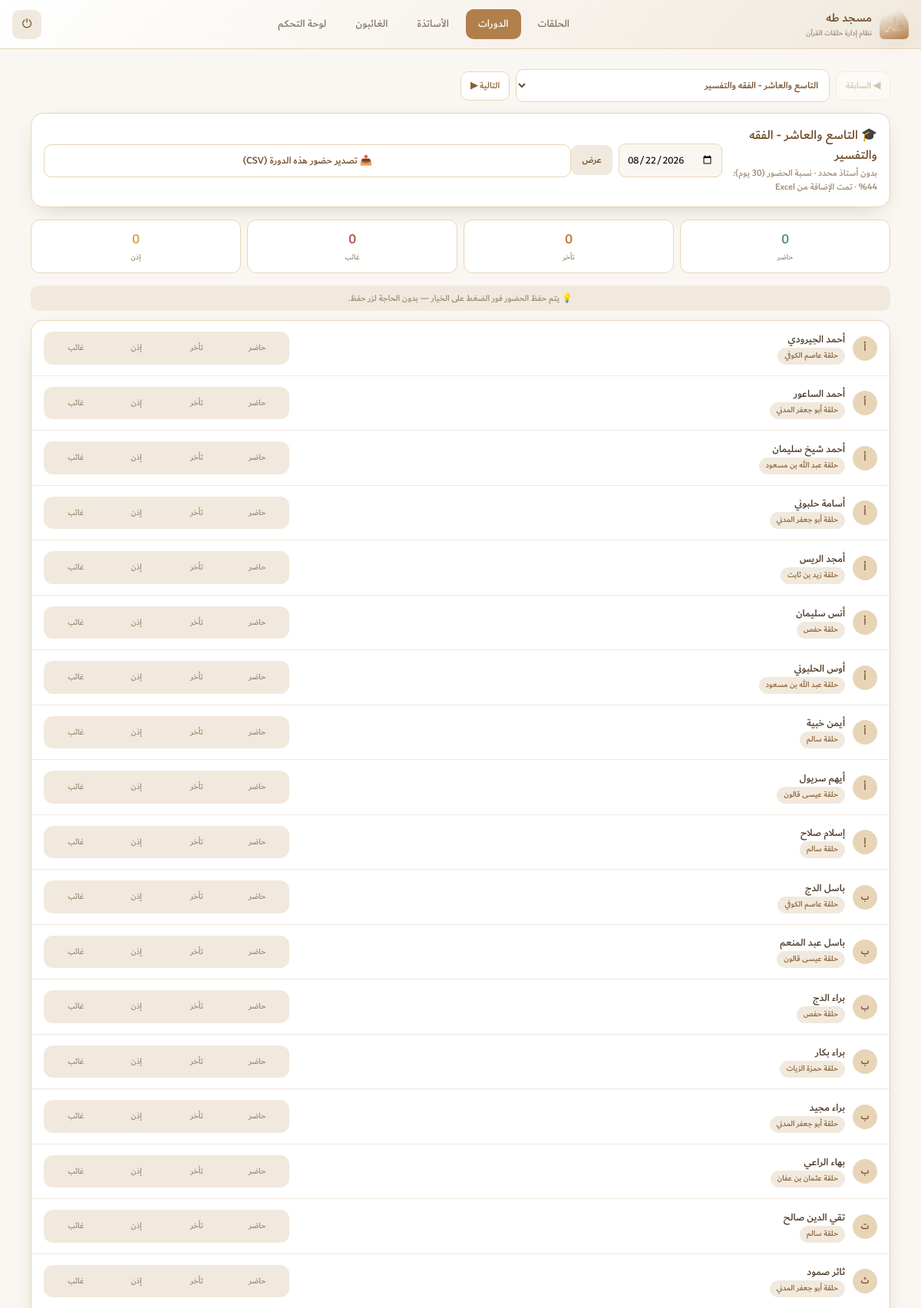
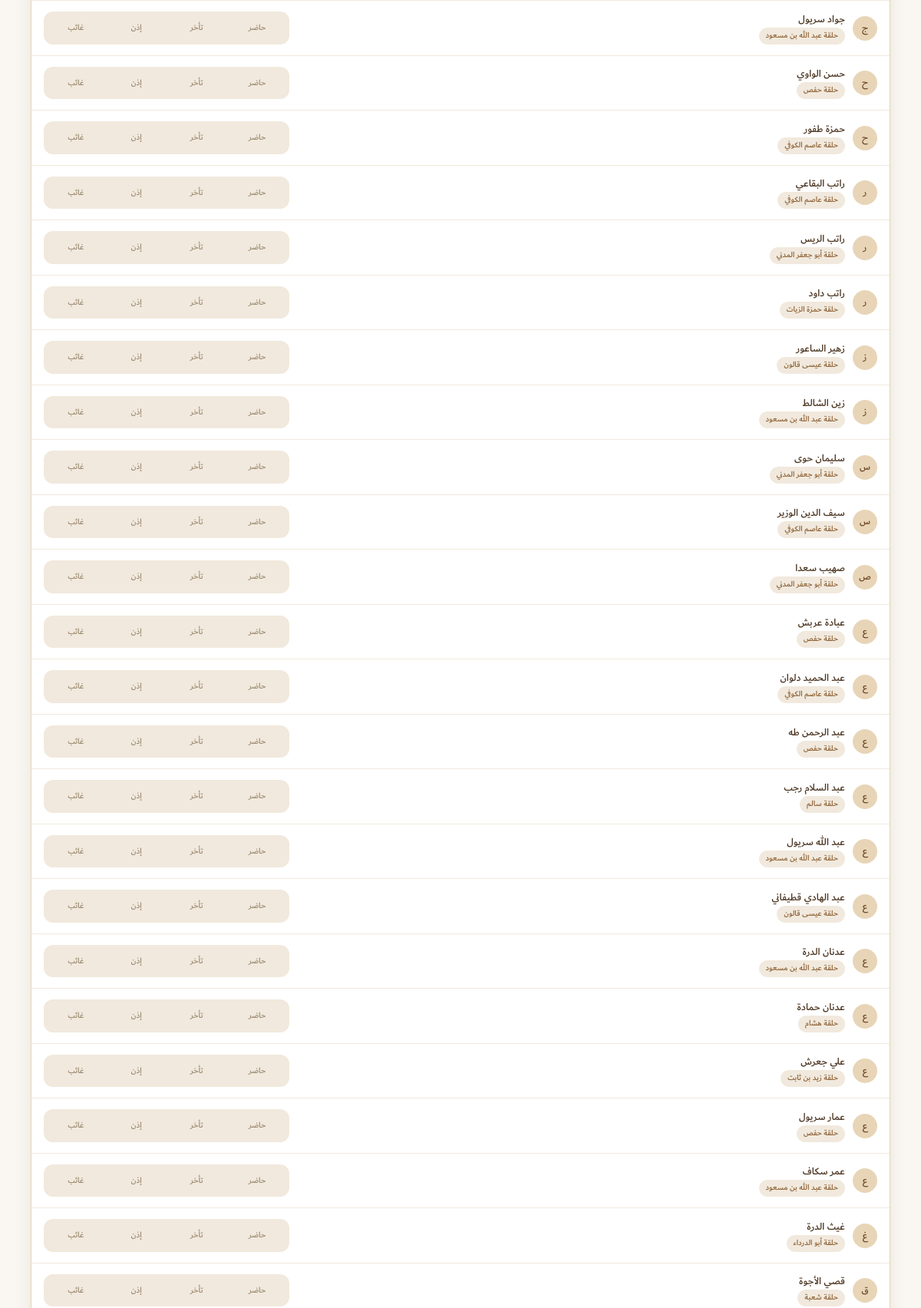
/courses/3/ (signed in, upper part), run on the app's committed database (2 pictures, top to bottom).
### halaqat/models.py (models this page shows, shortened)
class Course(models.Model):
    name = models.CharField('اسم الدورة / الدرس', max_length=150)
    teachers = models.ManyToManyField(
        Teacher, verbose_name='الأساتذة / المحاضرون المسؤولون',
        related_name='courses', blank=True,
    )
    description = models.CharField('وصف مختصر', max_length=255, blank=True)
    students = models.ManyToManyField(
        Student, verbose_name='الطلاب المشاركون',
        related_name='courses', blank=True,
    )
    created_at = models.DateTimeField('تاريخ الإنشاء', auto_now_add=True)
    class Meta:
        verbose_name = 'دورة / درس إضافي'
        verbose_name_plural = 'الدورات والدروس الإضافية'
        ordering = ['name']
    def attendance_rate(self, days=30):
        since = timezone.now().date() - timezone.timedelta(days=days)
        qs = CourseAttendance.objects.filter(course=self, date__gte=since)
        total = qs.exclude(status='excused').count()
        if total == 0:
            return None
        present = qs.filter(status__in=['present', 'late']).count()
        return round((present / total) * 100)

class Student(models.Model):
    name = models.CharField('اسم الطالب', max_length=150)
    phone = models.CharField('رقم الهاتف', max_length=20, blank=True)
    circle = models.ForeignKey(
        Circle, verbose_name='الحلقة',
        on_delete=models.CASCADE, related_name='students',
    )
    notes = models.CharField('ملاحظات', max_length=255, blank=True)
    joined_at = models.DateTimeField('تاريخ الانضمام', auto_now_add=True)
    class Meta:
        verbose_name = 'طالب'
        verbose_name_plural = 'الطلاب'
        ordering = ['name']

class Circle(models.Model):
    name = models.CharField('اسم الحلقة', max_length=150)
    teacher = models.ForeignKey(
        Teacher, verbose_name='الأستاذ المسؤول',
        on_delete=models.SET_NULL, null=True, blank=True,
        related_name='circles',
    )
    description = models.CharField('وصف مختصر', max_length=255, blank=True)
    display_order = models.PositiveIntegerField('ترتيب العرض', default=0, help_text='كلما كان الرقم أصغر ظهرت الحلقة أولاً في قائمة الحلقات.')
    created_at = models.DateTimeField('تاريخ الإنشاء', auto_now_add=True)
    class Meta:
        verbose_name = 'حلقة'
        verbose_name_plural = 'الحلقات'
        ordering = ['display_order', 'name', 'id']

### halaqat/views.py (the view, shortened to what this page needs)
# urls.py: path('courses/<int:course_id>/', views.course_detail, name='course_detail'),
@login_required
def course_detail(request, course_id):
    course = get_object_or_404(Course, pk=course_id)
    students = course.students.select_related('circle').order_by('name')
    date_str = request.GET.get('date')
    if date_str:
        try:
            selected_date = datetime.datetime.strptime(date_str, '%Y-%m-%d').date()
        except ValueError:
            selected_date = timezone.now().date()
    else:
        selected_date = timezone.now().date()
    existing = {
        a.student_id: a.status
        for a in CourseAttendance.objects.filter(course=course, date=selected_date)
    }
    student_rows = []
    for student in students:
        student_rows.append({
            'student': student,
            'status': existing.get(student.id, ''),
        })
    present_count = sum(1 for s in student_rows if s['status'] == 'present')
    late_count = sum(1 for s in student_rows if s['status'] == 'late')
    absent_count = sum(1 for s in student_rows if s['status'] == 'absent')
    excused_count = sum(1 for s in student_rows if s['status'] == 'excused')
    teacher_rows = []
    all_courses = list(Course.objects.order_by('name'))
    ids = [c.id for c in all_courses]
    idx = ids.index(course.id) if course.id in ids else None
    prev_course = all_courses[idx - 1] if idx is not None and idx > 0 else None
    next_course = all_courses[idx + 1] if idx is not None and idx < len(all_courses) - 1 else None
    context = {
        'course': course,
        'student_rows': student_rows,
        'selected_date': selected_date,
        'present_count': present_count,
        'late_count': late_count,
        'absent_count': absent_count,
        'excused_count': excused_count,
        'attendance_rate_30d': course.attendance_rate(30),
        'teacher_rows': teacher_rows,
        'all_courses': all_courses,
        'prev_course': prev_course,
        'next_course': next_course,
        'active_nav': 'courses',
    }
    return render(request, 'halaqat/course_detail.html', context)

### halaqat/templates/halaqat/course_detail.html (shortened to what this page needs)
{% extends "halaqat/base.html" %}
{% load static %}
{% block content %}
<div class="circle-switcher">
  {% if prev_course %}
    <a href="{% url 'course_detail' prev_course.id %}?date={{ selected_date|date:'Y-m-d' }}" class="switch-btn" title="{{ prev_course.name }}">◀ السابقة</a>
  {% else %}
    <span class="switch-btn disabled">◀ السابقة</span>
  {% endif %}
  <select class="circle-jump" onchange="if(this.value) location.href=this.value;">
    {% for c in all_courses %}
      <option value="{% url 'course_detail' c.id %}?date={{ selected_date|date:'Y-m-d' }}" {% if c.id == course.id %}selected{% endif %}>{{ c.name }}</option>
    {% endfor %}
  </select>
  {% if next_course %}
    <a href="{% url 'course_detail' next_course.id %}?date={{ selected_date|date:'Y-m-d' }}" class="switch-btn" title="{{ next_course.name }}">التالية ▶</a>
  {% else %}
    <span class="switch-btn disabled">التالية ▶</span>
  {% endif %}
</div>
<div class="circle-detail-head">
  <div class="info">
    <h2>🎓 {{ course.name }}</h2>
    <div class="teacher">
      {% if teacher_rows %}
        {% for row in teacher_rows %}
          الأستاذ {{ row.teacher.name }}{% if not forloop.last %}، {% endif %}
        {% endfor %}
      {% else %}
        بدون أستاذ محدد
      {% endif %}
      {% if attendance_rate_30d is not None %} · نسبة الحضور (30 يوم): {{ attendance_rate_30d }}%{% endif %}
      {% if course.description %} · {{ course.description }}{% endif %}
    </div>
  </div>
  <form method="get" class="date-form">
    <input type="date" name="date" value="{{ selected_date|date:'Y-m-d' }}">
    <button type="submit">عرض</button>
  </form>
  <a class="btn-secondary export-btn" style="margin-top:8px;"
     href="{% url 'export_course_attendance_csv' %}?date={{ selected_date|date:'Y-m-d' }}&course={{ course.id }}">
    📤 تصدير حضور هذه الدورة (CSV)
  </a>
</div>
<div class="summary-bar">
  <div class="summary-chip present"><div class="n" id="cnt-present">{{ present_count }}</div><div class="l">حاضر</div></div>
  <div class="summary-chip late"><div class="n" id="cnt-late">{{ late_count }}</div><div class="l">تأخر</div></div>
  <div class="summary-chip absent"><div class="n" id="cnt-absent">{{ absent_count }}</div><div class="l">غائب</div></div>
  <div class="summary-chip excused"><div class="n" id="cnt-excused">{{ excused_count }}</div><div class="l">إذن</div></div>
</div>
<p class="autosave-hint">💡 يتم حفظ الحضور فور الضغط على الخيار — بدون الحاجة لزر حفظ.</p>
{% if student_rows %}
<div class="student-table">
  {% for row in student_rows %}
  <div class="student-row" data-kind="student" data-entity-id="{{ row.student.id }}" data-save-url="{% url 'save_course_attendance' course.id %}" data-date="{{ selected_date|date:'Y-m-d' }}">
    <div class="student-name">
      <div class="avatar">{{ row.student.name|first }}</div>
      <div>
        {{ row.student.name }}
        <div class="absence-stats"><span>{{ row.student.circle.name }}</span></div>
      </div>
    </div>
    <div class="tristate">
      <label for="c_present_{{ row.student.id }}" class="present">حاضر</label>
      <label for="c_late_{{ row.student.id }}" class="late">تأخر</label>
      <label for="c_excused_{{ row.student.id }}" class="excused">إذن</label>
      <label for="c_absent_{{ row.student.id }}" class="absent">غائب</label>
    </div>
  </div>
  {% endfor %}
</div>
{% else %}
<div class="empty-state">
  لا يوجد طلاب مشاركون في هذه الدورة بعد. أضفهم من <a href="{% url 'edit_course' course.id %}" style="color:var(--primary-dark); font-weight:700;">صفحة تعديل الدورة</a>.
</div>
{% endif %}
{% endblock %}

### data on the page
Course: name "التاسع والعاشر - الفقه والتفسير", description "تمت الإضافة من Excel"
Student: student.name|first "أ", student.name "أحمد الجيرودي", student.circle.name "حلقة عاصم الكوفي"
Student: student.name|first "أ", student.name "أحمد الساعور", student.circle.name "حلقة أبو جعفر المدني"
Student: student.name|first "أ", student.name "أحمد شيخ سليمان", student.circle.name "حلقة عبد الله بن مسعود"
Student: student.name|first "أ", student.name "أسامة حلبوني", student.circle.name "حلقة أبو جعفر المدني"
Student: student.name|first "أ", student.name "أمجد الريس", student.circle.name "حلقة زيد بن ثابت"
Student: student.name|first "أ", student.name "أنس سليمان", student.circle.name "حلقة حفص"
Student: student.name|first "أ", student.name "أوس الحلبوني", student.circle.name "حلقة عبد الله بن مسعود"
Student: student.name|first "أ", student.name "أيمن خبية", student.circle.name "حلقة سالم"
Student: student.name|first "أ", student.name "أيهم سريول", student.circle.name "حلقة عيسى قالون"
Student: student.name|first "إ", student.name "إسلام صلاح", student.circle.name "حلقة سالم"
Student: student.name|first "ب", student.name "باسل الدج", student.circle.name "حلقة عاصم الكوفي"
Student: student.name|first "ب", student.name "باسل عبد المنعم", student.circle.name "حلقة عيسى قالون"
Student: student.name|first "ب", student.name "براء الدج", student.circle.name "حلقة حفص"
Student: student.name|first "ب", student.name "براء بكار", student.circle.name "حلقة حمزة الزيات"
Student: student.name|first "ب", student.name "براء مجيد", student.circle.name "حلقة أبو جعفر المدني"
Student: student.name|first "ب", student.name "بهاء الراعي", student.circle.name "حلقة عثمان بن عفان"
Student: student.name|first "ت", student.name "تقي الدين صالح", student.circle.name "حلقة سالم"
Student: student.name|first "ث", student.name "ثائر صمود", student.circle.name "حلقة أبو جعفر المدني"
Student: student.name|first "ج", student.name "جواد سريول", student.circle.name "حلقة عبد الله بن مسعود"
Student: student.name|first "ح", student.name "حسن الواوي", student.circle.name "حلقة حفص"
Student: student.name|first "ح", student.name "حمزة طفور", student.circle.name "حلقة عاصم الكوفي"
Student: student.name|first "ر", student.name "راتب البقاعي", student.circle.name "حلقة عاصم الكوفي"
Student: student.name|first "ر", student.name "راتب الريس", student.circle.name "حلقة أبو جعفر المدني"
Student: student.name|first "ر", student.name "راتب داود", student.circle.name "حلقة حمزة الزيات"
Student: student.name|first "ز", student.name "زهير الساعور", student.circle.name "حلقة عيسى قالون"
Student: student.name|first "ز", student.name "زين الشالط", student.circle.name "حلقة عبد الله بن مسعود"
Student: student.name|first "س", student.name "سليمان حوى", student.circle.name "حلقة أبو جعفر المدني"
Student: student.name|first "س", student.name "سيف الدين الوزير", student.circle.name "حلقة عاصم الكوفي"
Student: student.name|first "ص", student.name "صهيب سعدا", student.circle.name "حلقة أبو جعفر المدني"
Student: student.name|first "ع", student.name "عبادة عربش", student.circle.name "حلقة حفص"
Student: student.name|first "ع", student.name "عبد الحميد دلوان", student.circle.name "حلقة عاصم الكوفي"
Student: student.name|first "ع", student.name "عبد الرحمن طه", student.circle.name "حلقة حفص"
Student: student.name|first "ع", student.name "عبد السلام رجب", student.circle.name "حلقة سالم"
Student: student.name|first "ع", student.name "عبد الله سريول", student.circle.name "حلقة عبد الله بن مسعود"
Student: student.name|first "ع", student.name "عبد الهادي قطيفاني", student.circle.name "حلقة عيسى قالون"
Student: student.name|first "ع", student.name "عدنان الدرة", student.circle.name "حلقة عبد الله بن مسعود"
Student: student.name|first "ع", student.name "عدنان حمادة", student.circle.name "حلقة هشام"
Student: student.name|first "ع", student.name "علي جعرش", student.circle.name "حلقة زيد بن ثابت"
Student: student.name|first "ع", student.name "عمار سريول", student.circle.name "حلقة حفص"
Student: student.name|first "ع", student.name "عمر سكاف", student.circle.name "حلقة عبد الله بن مسعود"
Student: student.name|first "غ", student.name "غيث الدرة", student.circle.name "حلقة أبو الدرداء"
Student: student.name|first "ق", student.name "قصي الأجوة", student.circle.name "حلقة شعبة"

### other printed values
{{ attendance_rate_30d }} "44"
{{ present_count }} "0"
{{ late_count }} "0"
{{ absent_count }} "0"
{{ excused_count }} "0"
form field value "التاسع والعاشر - الفقه والتفسير"
